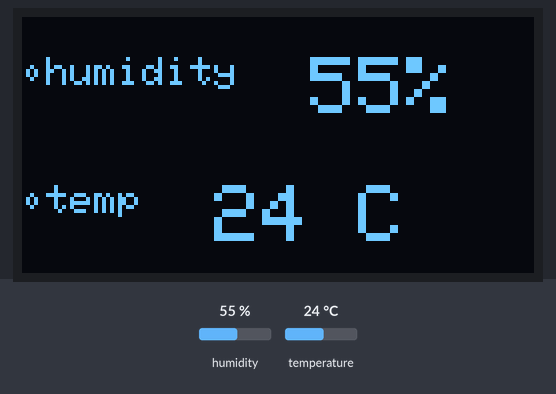
Simulated run of this sketch. Board: Arduino Uno, built with avr-gcc and run on an emulated ATmega328P. Shown: 128×64 one-colour display. The inputs (shaded band) are chosen by the test bench; at power-on: humidity 55 %, temperature 24 °C.

Above: at 3.2 s.
3.3 s: humidity set to 22 %
At 5.1 s:
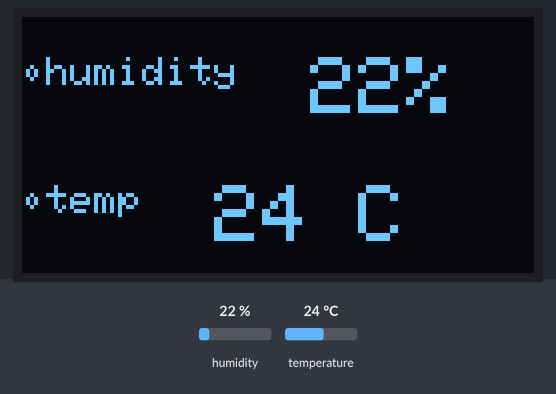
6.0 s: temperature set to 12 °C
At 7.3 s:
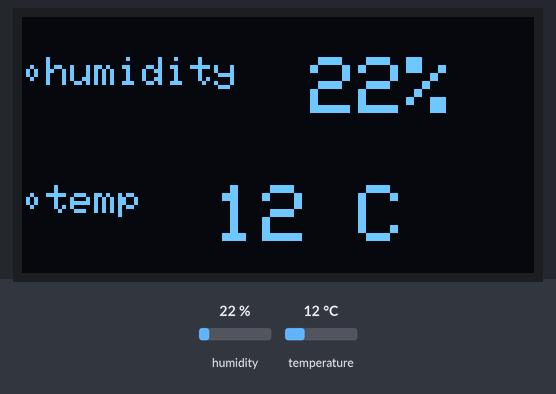
8.7 s: humidity set to 40 %
At 10.6 s:
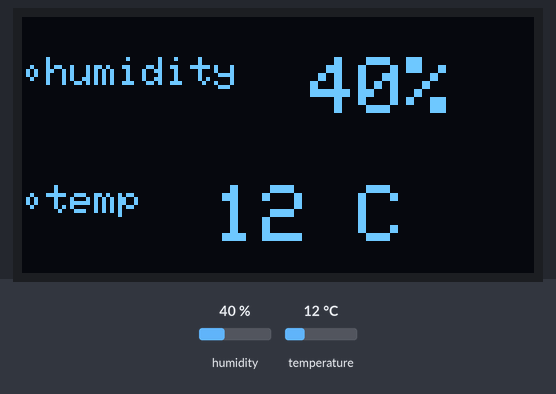
11.7 s: temperature set to 19 °C
At 12.9 s:
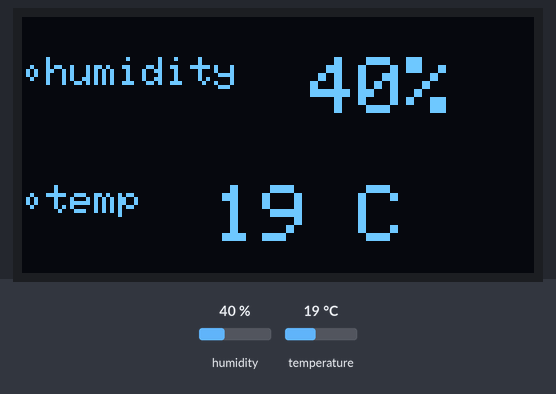
Timing chart, 0 to 14.7 s (numbered marks = the images above; inputs shaded):
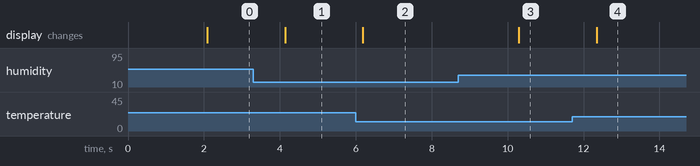

The sketch:

oled_with_dht.ino
```cpp
#include <Wire.h>
#include <Adafruit_GFX.h>
#include <Adafruit_SSD1306.h>
#include <dht.h>
#define dht_apin A0
#define SCREEN_WIDTH 128 // OLED display width, in pixels
#define SCREEN_HEIGHT 64 // OLED display height, in pixels

// Declaration for an SSD1306 display connected to I2C (SDA, SCL pins)
Adafruit_SSD1306 display(SCREEN_WIDTH, SCREEN_HEIGHT, &Wire, -1);
dht DHT;
void setup() {
  Serial.begin(115200);
  if(!display.begin(SSD1306_SWITCHCAPVCC, 0x3C)) { // Address 0x3D for 128x64
    Serial.println(F("SSD1306 allocation failed"));
    for(;;);
  }
  delay(2000);
  /*display.clearDisplay();
  display.setTextSize(1);
  display.setTextColor(WHITE);
  display.setCursor(0, 10);
  // Display static text
  display.println("    A Project By");
   display.setTextSize(2);
  display.println("ElectroBoY");
  display.display();
  delay(3000); */

}

void loop() {

  int a,b = 0;

  DHT.read11(dht_apin);
  a = DHT.humidity;
  b = DHT.temperature;
  display.clearDisplay();
  display.setTextSize(1);
  display.setTextColor(WHITE);
  display.setCursor(0, 10);      //discuss impotant
    display.print("\thumidity   ");
    display.setTextSize(2);
    display.print(a);
    display.println("%  ");
    display.setTextSize(1);
  //  display.print("\n");
    display.print("\ttemp   ");
    display.setTextSize(2);
    display.print(b);
    display.println(" C  ");
    display.display();
    delay(2000);


  }
```

Measured:
- after the input at 3.3 s, the display: changes after 0.84 s (image 1)
- after the input at 6.0 s, the display: changes after 0.19 s (image 2)
- after the input at 8.7 s, the display: changes after 1.6 s (image 3)
- after the input at 11.7 s, the display: changes after 0.65 s (image 4)
